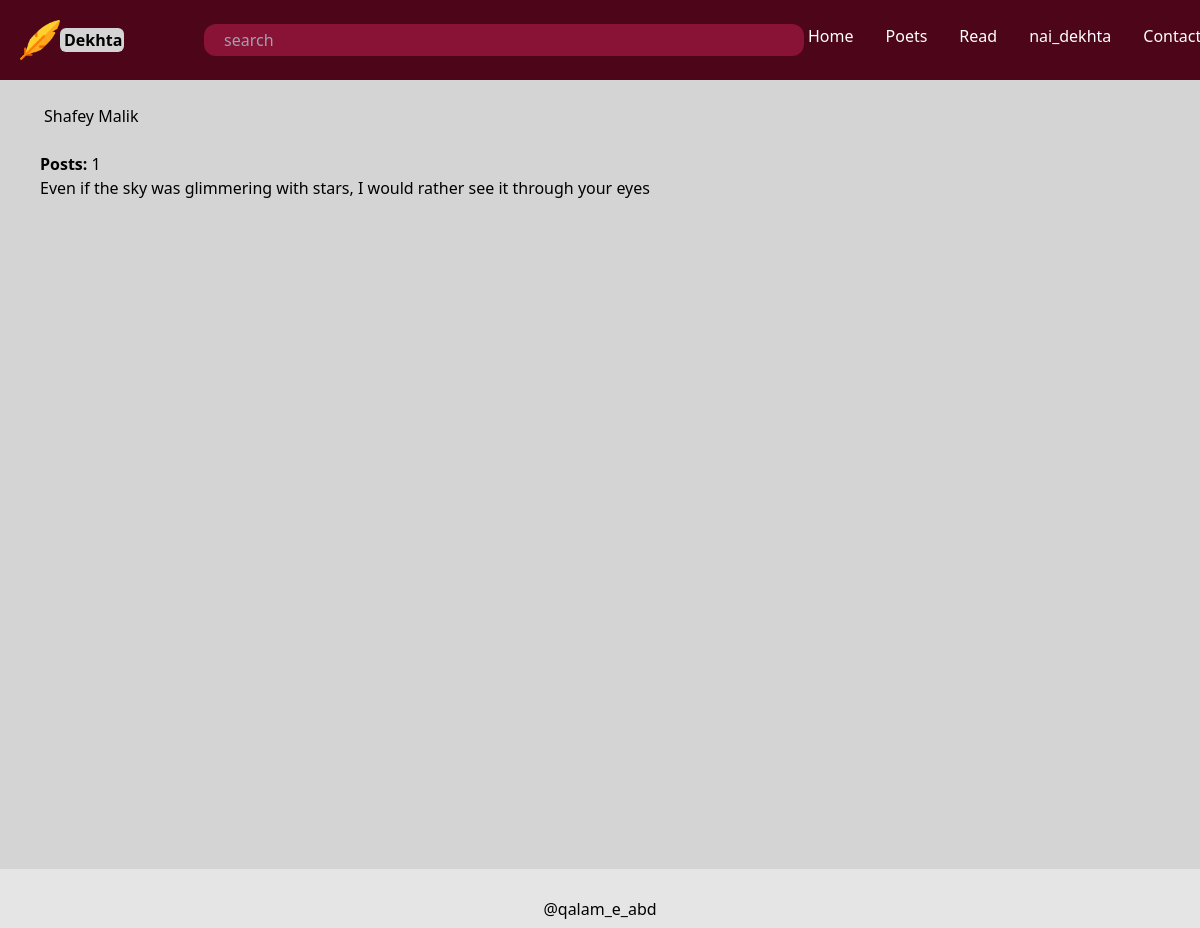
/poets/Shafey-Malik/ (signed in), run on the app's committed database.
### dekhta/models.py (models this page shows, shortened)
class Poets(models.Model):
    user = models.OneToOneField(User, on_delete=models.CASCADE, null=True)
    first_name = models.CharField(max_length = 25)
    last_name = models.CharField(max_length = 25)
    posts_count = models.IntegerField(default = 0)

class Post(models.Model):
    title = models.CharField(max_length = 40, null = True)
    d_time = models.DateTimeField(default=datetime.now())
    data = models.TextField()
    poet_id = models.ForeignKey('Poets', on_delete=models.CASCADE, default=-1)

### dekhta/views.py (the view)
# urls.py: path('poets/<str:first_name>-<str:last_name>/', views.details, name = 'details'),
def details(request, first_name, last_name):
    poet = Poets.objects.get(first_name= first_name, last_name = last_name)
    all_posts = Post.objects.all().values()
    context = {'poet' : poet, 'posts' : all_posts, 'show_add_post_button' : False}
    if (request.user == poet.user):
        context['show_add_post_button'] = True
    return render(request, 'details.html', context)

### dekhta/templates/details.html (shortened to what this page needs)
{% extends 'navbar.html' %}
{% load static %}
{% block content %}
<main class="bg-neutral-300 px-5 md:px-10 h-[85vh]">
    <h1 class="pl-1 py-6">{{poet.first_name}} {{poet.last_name}}</h1>
    <p><b>Posts: </b> {{poet.posts_count}}</p>
    {% for p in posts reversed %}
        {% if poet.id is p.poet_id_id %}
            {{p.data|linebreaks}}
        {% endif %}
    {% endfor %}
</main>
{% endblock content %}

### dekhta/templates/navbar.html (shortened to what this page needs)
<!DOCTYPE html>
{% load static %}
<html lang="en">
<head>
    <script src="https://cdn.tailwindcss.com"></script>
</head>
<body class = 'flex flex-col min-h-screen'>
    {%load static%}
    <section class="header">
        <nav class=" bg-rose-950 sm:flex md:flex-row justify-between p-5 text-white">
            <div class="flex items-center  md:container">
                <div class="flex items-center w-auto static"><img class="h-10" src="{% static 'images/feather-pen.png' %}" alt="">
                    <p class="font-bold rounded-md text-black w-16 px-1 bg-neutral-300 hover:bg-black hover:text-rose-400 cursor-pointer"><a href="{% url 'home' %}">Dekhta</a></p>
                </div>
                <form class="" action="index.html" method="post">
                    <input class="w-[50vw] rounded-xl bg-rose-900 pl-5 ml-[10vw] p-1" type="text" placeholder="search">
                </form>
            </div>
            <div class="flex">
                <ul class=" flex space-x-6 ">
                    <li class="hover:bg-rose-900 rounded-md  p-1 cursor-pointer "><a href="{% url 'home' %}">Home</a></li>
                    <li class="hover:bg-rose-900 rounded-md  p-1 cursor-pointer "><a href="{% url 'poets' %}">Poets</a></li>
                    <li class="hover:bg-rose-900 rounded-md  p-1  cursor-pointer">Read</li>
                    {% if user.is_authenticated %}
                        <li class="hover:bg-rose-900 rounded-md  p-1 cursor-pointer "><a href="/poets/{{user.first_name}}-{{user.last_name}}">{{user.username}}</a></li>
                    {% else %}
                        <li class="hover:bg-rose-900 rounded-md  p-1 cursor-pointer "><a href="{% url 'login' %}">Login</a></li>
                    {% endif %}
                    <li class="hover:bg-rose-900 rounded-md  p-1 cursor-pointer "><a href="{% url 'contact' %}">Contact</a></li>
                </ul>
            </div>
        </nav>
    </section>
    {% block content %}
    {% endblock content %}
<footer class="mt-auto py-7 flex flex justify-center bg-neutral-200" >
    <div class="">@qalam_e_abd</div>
</footer>
</body>
</html>

### data on the page
Poets: first_name "Shafey", last_name "Malik", posts_count "1"
Post: data "Even if the sky was glimmering with stars, I would rather see it through your eyes"

### other printed values
{{ user.username }} "nai_dekhta"
